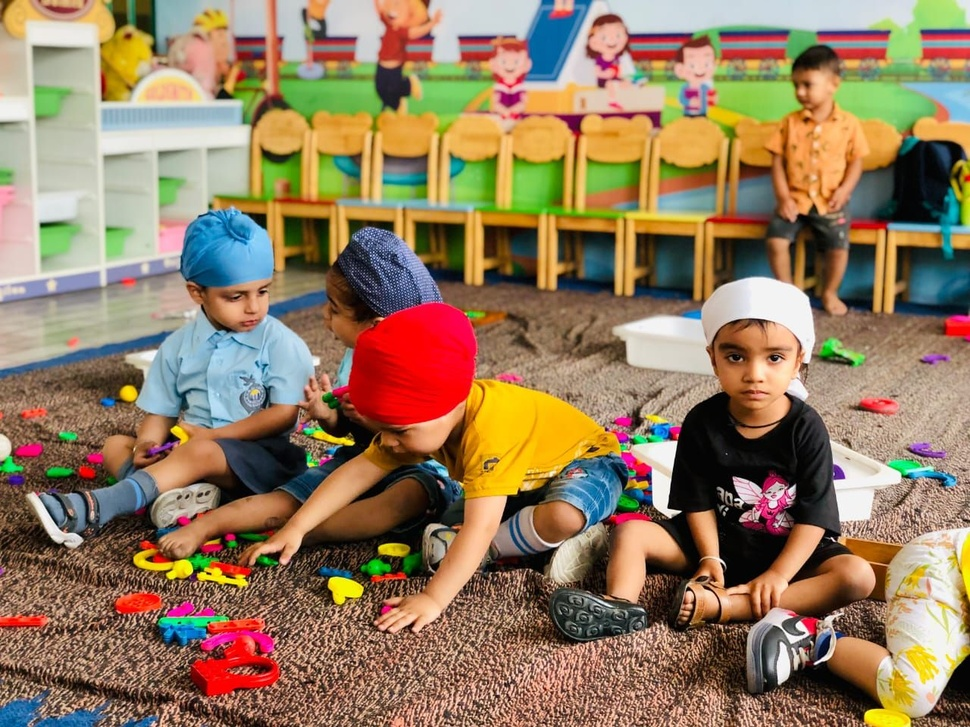
#> input picture Day 3/img/image.jpeg, 970 x 727 px, shrunk from 1280 x 960 before the run, given in place of the camera
$ python 004_burgler_detection.py
#> lines starting #> are read from the running program, lines starting #| are printed output that depends on the picture
import cv2
import time

# Capture my webcam
capture = cv2.VideoCapture(0)

ret, frame = capture.read()
#> frame is the input picture: shape (727, 970, 3); mean B, G, R 95.1, 123.9, 147.8
bg_gray = cv2.cvtColor(frame, cv2.COLOR_BGR2GRAY)
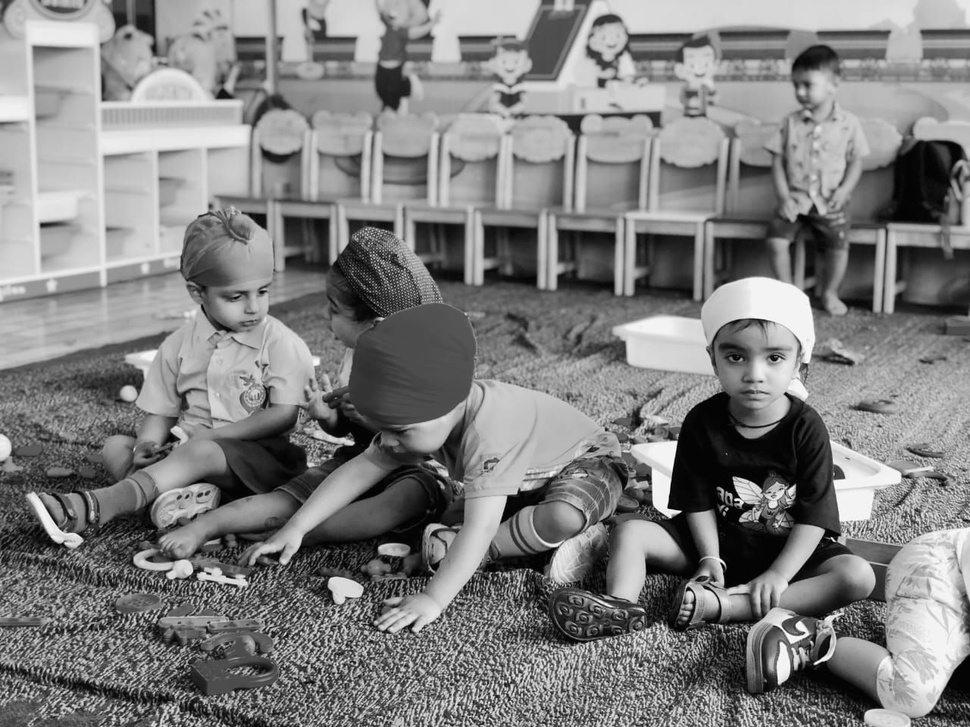
#> bg_gray: shape (727, 970); min 0, max 255, mean 127.8
bg_blurred = cv2.GaussianBlur(bg_gray, (21, 21), 0)
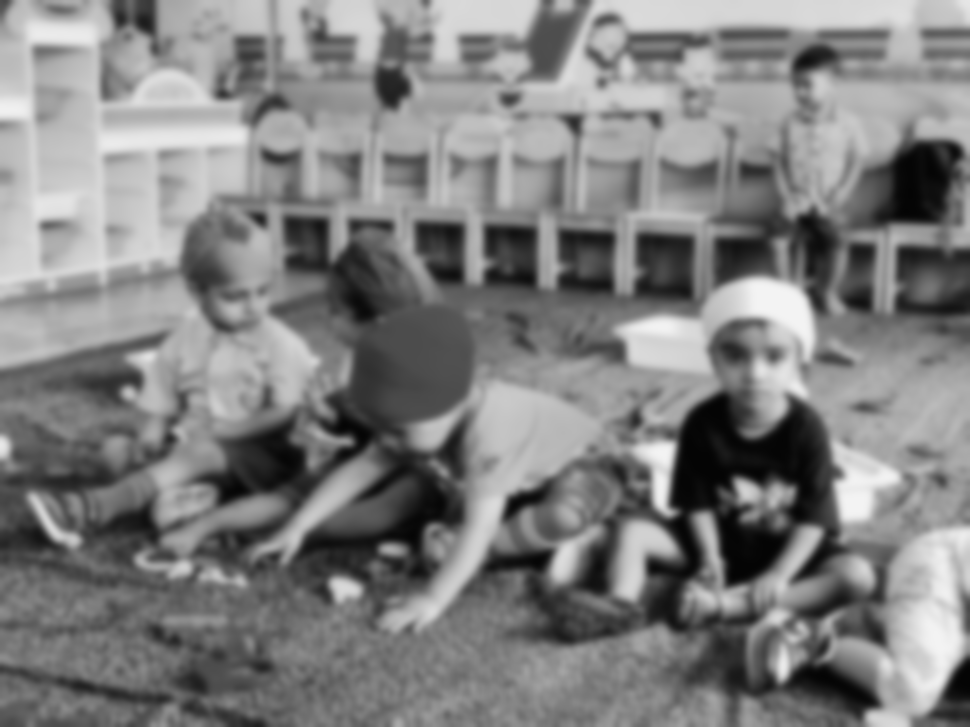
#> bg_blurred: shape (727, 970); min 4, max 243, mean 127.8

while True:
    # Read a frame from the webcam
    ret, frame = capture.read()

    gray = cv2.cvtColor(frame, cv2.COLOR_BGR2GRAY)
    blurred = cv2.GaussianBlur(gray, (21, 21), 0)

    diff = cv2.absdiff(bg_blurred, blurred)
#> diff: shape (727, 970); every value is 0
    _, thresh = cv2.threshold(diff, 25, 255, cv2.THRESH_BINARY)
    thresh = cv2.dilate(thresh, None, iterations=5)

    contours, _ = cv2.findContours(thresh, cv2.RETR_EXTERNAL, cv2.CHAIN_APPROX_SIMPLE)
#> contours = []

    # find the largest contour
    if contours:
        largest_contour = max(contours, key=cv2.contourArea)
        if cv2.contourArea(largest_contour) > 100:  # Adjust the threshold as needed
            x, y, w, h = cv2.boundingRect(largest_contour)
            cv2.rectangle(frame, (x, y), (x + w, y + h), (0, 0, 255), 2)
            cv2.putText(frame, 'Intruder Detected', (x, y - 10), cv2.FONT_HERSHEY_SIMPLEX, 0.9, (0, 0, 255), 2)
            timestamp = time.strftime("%Y-%m-%d %H:%M:%S")
            cv2.imwrite(f'img/intruder_{timestamp}.jpg', frame)  # Save the image of the intruder
            print(f'Intruder detected at {timestamp}')


    if not ret:
        break

    cv2.imshow('Webcam', frame)

    if cv2.waitKey(1) & 0xFF == ord('q'):
#> (key q is pressed here)
        break

capture.release()
cv2.destroyAllWindows()
